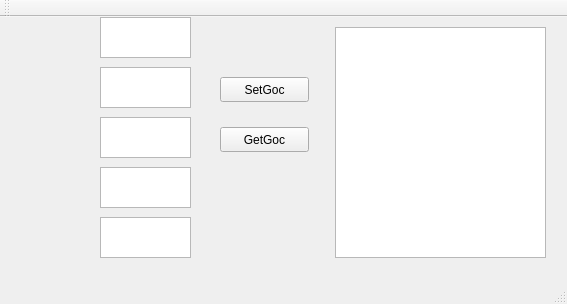
<?xml version="1.0" encoding="UTF-8"?>
<ui version="4.0">
 <class>MainWindow</class>
 <widget class="QMainWindow" name="MainWindow">
  <property name="geometry">
   <rect>
    <x>0</x>
    <y>0</y>
    <width>567</width>
    <height>304</height>
   </rect>
  </property>
  <property name="windowTitle">
   <string>MainWindow</string>
  </property>
  <widget class="QWidget" name="centralWidget">
   <widget class="QTextEdit" name="textEdit">
    <property name="geometry">
     <rect>
      <x>100</x>
      <y>0</y>
      <width>91</width>
      <height>41</height>
     </rect>
    </property>
   </widget>
   <widget class="QTextEdit" name="textEdit_2">
    <property name="geometry">
     <rect>
      <x>100</x>
      <y>50</y>
      <width>91</width>
      <height>41</height>
     </rect>
    </property>
   </widget>
   <widget class="QTextEdit" name="textEdit_3">
    <property name="geometry">
     <rect>
      <x>100</x>
      <y>100</y>
      <width>91</width>
      <height>41</height>
     </rect>
    </property>
   </widget>
   <widget class="QTextEdit" name="textEdit_4">
    <property name="geometry">
     <rect>
      <x>100</x>
      <y>150</y>
      <width>91</width>
      <height>41</height>
     </rect>
    </property>
   </widget>
   <widget class="QListView" name="listView">
    <property name="geometry">
     <rect>
      <x>335</x>
      <y>10</y>
      <width>211</width>
      <height>231</height>
     </rect>
    </property>
   </widget>
   <widget class="QTextEdit" name="textEdit_5">
    <property name="geometry">
     <rect>
      <x>100</x>
      <y>200</y>
      <width>91</width>
      <height>41</height>
     </rect>
    </property>
   </widget>
   <widget class="QPushButton" name="SetGoc">
    <property name="geometry">
     <rect>
      <x>220</x>
      <y>60</y>
      <width>89</width>
      <height>25</height>
     </rect>
    </property>
    <property name="text">
     <string>SetGoc</string>
    </property>
   </widget>
   <widget class="QPushButton" name="SetGoc_2">
    <property name="geometry">
     <rect>
      <x>220</x>
      <y>110</y>
      <width>89</width>
      <height>25</height>
     </rect>
    </property>
    <property name="text">
     <string>GetGoc</string>
    </property>
   </widget>
  </widget>
  <widget class="QMenuBar" name="menuBar">
   <property name="geometry">
    <rect>
     <x>0</x>
     <y>0</y>
     <width>567</width>
     <height>22</height>
    </rect>
   </property>
  </widget>
  <widget class="QToolBar" name="mainToolBar">
   <attribute name="toolBarArea">
    <enum>TopToolBarArea</enum>
   </attribute>
   <attribute name="toolBarBreak">
    <bool>false</bool>
   </attribute>
  </widget>
  <widget class="QStatusBar" name="statusBar"/>
 </widget>
 <layoutdefault spacing="6" margin="11"/>
 <resources/>
 <connections/>
</ui>
